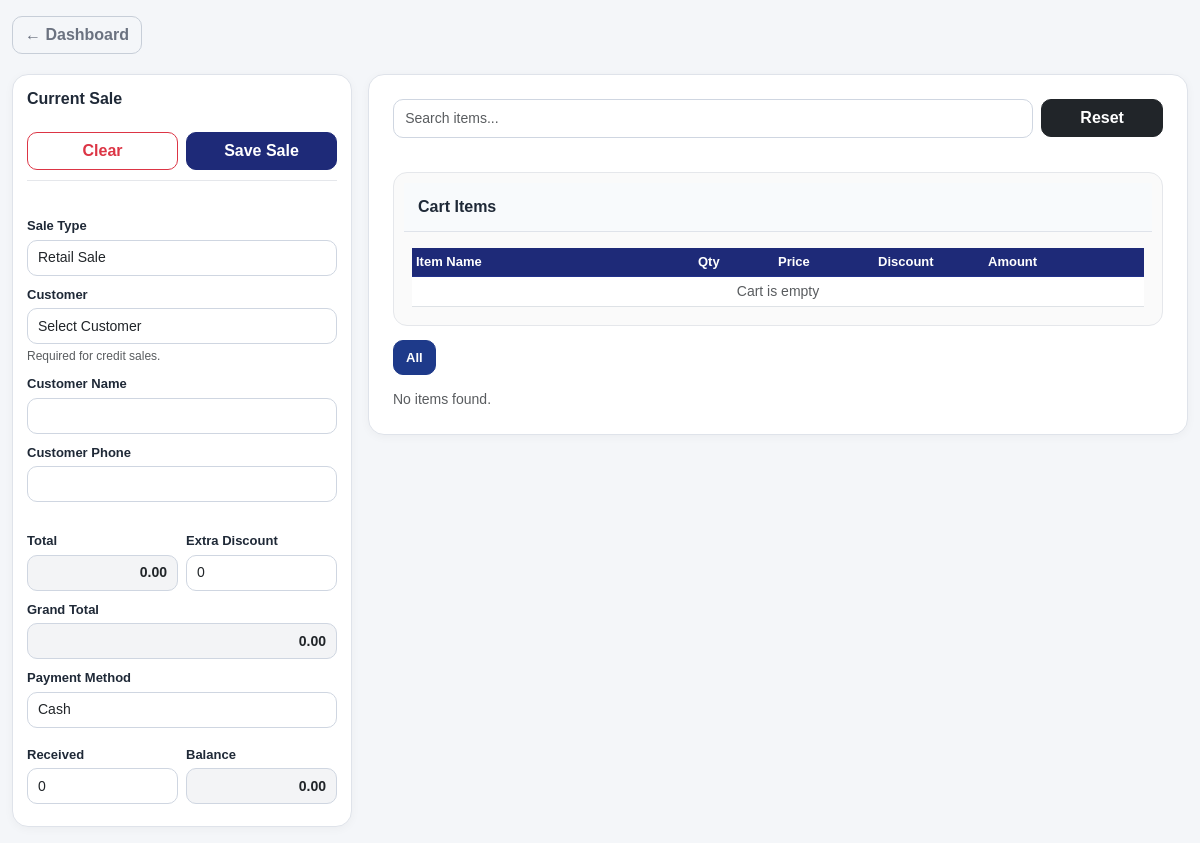
Before: / (signed in) with the older database file.
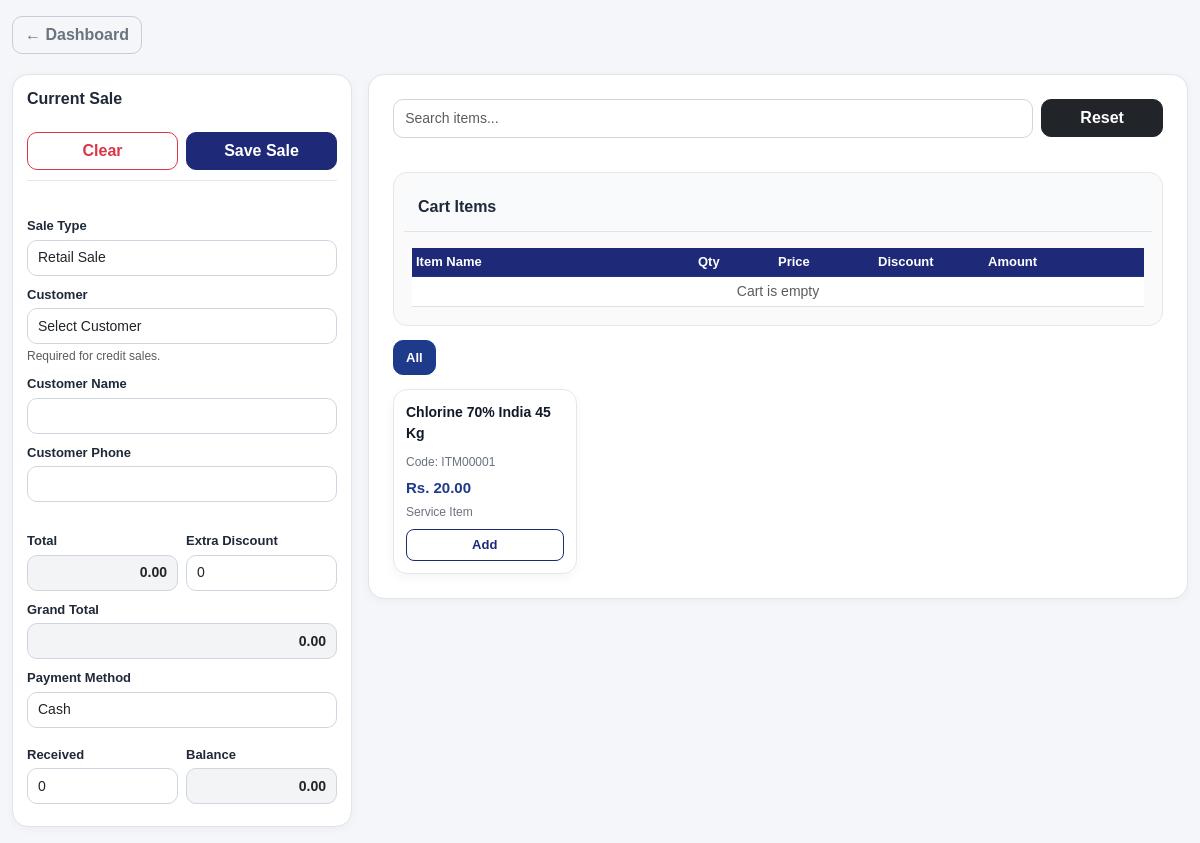
After: the same page with the newer database file.
### pos/models.py (models this page shows, shortened)
class Item(models.Model):
    ITEM_TYPE_CHOICES = [
        ("retail", "Retail"),
        ("project", "Project"),
        ("service", "Service"),
    ]
    item_code = models.CharField(max_length=50, unique=True)
    name = models.CharField(max_length=255)
    category = models.ForeignKey(
        "Category",
        on_delete=models.SET_NULL,
        null=True,
        blank=True
    )
    supplier = models.ForeignKey(
        "Supplier",
        on_delete=models.SET_NULL,
        null=True,
        blank=True
    )
    unit = models.CharField(max_length=30, default="pcs")
    cost_price = models.DecimalField(max_digits=12, decimal_places=2, default=0)
    selling_price = models.DecimalField(max_digits=12, decimal_places=2, default=0)
    stock = models.DecimalField(max_digits=12, decimal_places=2, default=0)
    purchase_date = models.DateField(blank=True, null=True)
    item_type = models.CharField(max_length=20, choices=ITEM_TYPE_CHOICES, default="retail")
    is_service = models.BooleanField(default=False)
    allow_discount = models.BooleanField(default=True)
    max_discount_value = models.DecimalField(max_digits=12, decimal_places=2, default=0)
    reorder_level = models.DecimalField(max_digits=12, decimal_places=2, default=0)
    warranty_days = models.PositiveIntegerField(default=0)
    retail_gl_account = models.ForeignKey(
        "GLMaster",
        on_delete=models.SET_NULL,
        null=True,
        blank=True,
        related_name="retail_items"
    )
    cost_gl_account = models.ForeignKey(
        "GLMaster",
        on_delete=models.SET_NULL,
        null=True,
        blank=True,
        related_name="cost_items"
    )
    is_active = models.BooleanField(default=True)
    updated_by = models.ForeignKey(
        User,
        on_delete=models.SET_NULL,
        null=True,
        blank=True,
        related_name="updated_items"
    )
    created_at = models.DateTimeField(auto_now_add=True)
    class Meta:
        ordering = ["name"]

### pos/views.py (the view)
# urls.py: path('', views.pos_page, name='pos'),
@user_passes_test(can_use_pos)
def pos_page(request):
    query = request.GET.get("q", "").strip()
    items = Item.objects.filter(is_active=True).select_related("category").order_by("name")
    projects = Project.objects.filter(is_active=True).order_by("-id")
    categories = Category.objects.all().order_by("name")
    customers = Customer.objects.filter(is_active=True).order_by("name")
    if query:
        items = items.filter(
            Q(name__icontains=query) |
            Q(item_code__icontains=query) |
            Q(category__name__icontains=query)
        )
    return render(request, "pos/pos.html", {
        "items": items,
        "projects": projects,
        "categories": categories,
        "customers": customers,
        "query": query,
        "show_items": can_manage_items(request.user),
    })

### pos/views.py (called while the page is built)
def is_owner(user):
    return user.is_superuser or user.groups.filter(name__iexact="Owner").exists()

def can_use_pos(user):
    return is_owner(user) or is_cashier(user)

def can_manage_items(user):
    return is_owner(user) or is_manager(user) or is_clerk(user)

### pos/templates/pos/pos.html (shortened to what the changed rows need)
{% extends "base.html" %}
{% block content %}
<div class="pos-layout">
    <div class="pos-right-panel">
        <div class="card p-3 p-md-4 pos-right-card">
            <div class="pos-cart-box">
                <div class="pos-cart-scroll">
                    <table class="table table-sm align-middle mb-0">
                        <thead>
                            <tr>
                                <th style="min-width:180px;">Item Name</th>
                                <th style="width:80px;">Qty</th>
                                <th style="width:100px;">Price</th>
                                <th style="width:110px;">Discount</th>
                                <th style="width:100px;">Amount</th>
                                <th style="width:60px;"></th>
                            </tr>
                        </thead>
                    </table>
                </div>
            </div>
            <div class="pos-items-grid" id="itemsGrid">
                {% for item in items %}
                <div class="pos-item-card"
                     data-name="{{ item.name|lower }}"
                     data-code="{{ item.item_code|lower }}"
                     data-category="{% if item.category %}{{ item.category.name|lower }}{% else %}uncategorized{% endif %}">
                    <div class="pos-item-name">{{ item.name }}</div>
                    <div class="pos-item-meta">Code: {{ item.item_code }}</div>
                    <div class="pos-item-price">Rs. {{ item.selling_price }}</div>
                    <div class="pos-item-stock">
                        {% if item.is_service %}
                            Service Item
                        {% else %}
                            Stock: {{ item.stock }}
                        {% endif %}
                    </div>
                    {% if not item.is_service and item.stock <= 0 %}
                    <button type="button" class="btn btn-outline-danger btn-sm mt-2 w-100" disabled>
                        Out of Stock
                    </button>
                    {% else %}
                    <button type="button"
                            class="btn btn-outline-primary btn-sm mt-2 w-100 add-item-btn"
                            data-id="{{ item.id }}"
                            data-code="{{ item.item_code|escapejs }}"
                            data-name="{{ item.name|escapejs }}"
                            data-price="{{ item.selling_price }}"
                            data-maxdiscount="{{ item.max_discount_value|default:0 }}"
                            data-allowdiscount="{{ item.allow_discount|yesno:'true,false' }}"
                            data-stock="{{ item.stock|default:0 }}"
                            data-isservice="{{ item.is_service|yesno:'true,false' }}">
                        Add
                    </button>
                    {% endif %}
                </div>
                {% empty %}
                <div class="text-muted">No items found.</div>
                {% endfor %}
            </div>
        </div>
    </div>
</div>
{% endblock %}

Changed rows visible on the page:
added Item: name "Chlorine 70% India 45 Kg", item_code "ITM00001", selling_price "20.00", is_service "Service Item"
Other visible differences:
text no longer shown: "No items found."
